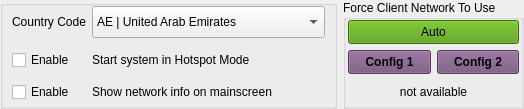
       <widget class="QWidget" name="horizontalWidget" native="true">
        <property name="sizePolicy">
         <sizepolicy hsizetype="Expanding" vsizetype="Fixed">
          <horstretch>0</horstretch>
          <verstretch>0</verstretch>
         </sizepolicy>
        </property>
        <layout class="QHBoxLayout" name="horizontalLayout_17">
         <property name="leftMargin">
          <number>0</number>
         </property>
         <property name="topMargin">
          <number>0</number>
         </property>
         <property name="rightMargin">
          <number>0</number>
         </property>
         <property name="bottomMargin">
          <number>0</number>
         </property>
         <item>
          <widget class="QGroupBox" name="groupBox">
           <property name="sizePolicy">
            <sizepolicy hsizetype="Expanding" vsizetype="Preferred">
             <horstretch>0</horstretch>
             <verstretch>0</verstretch>
            </sizepolicy>
           </property>
           <property name="alignment">
            <set>Qt::AlignLeading|Qt::AlignLeft|Qt::AlignVCenter</set>
           </property>
           <layout class="QHBoxLayout" name="horizontalLayout_16">
            <property name="leftMargin">
             <number>0</number>
            </property>
            <property name="topMargin">
             <number>0</number>
            </property>
            <property name="rightMargin">
             <number>0</number>
            </property>
            <property name="bottomMargin">
             <number>2</number>
            </property>
            <item>
             <widget class="QWidget" name="formWidget" native="true">
              <property name="sizePolicy">
               <sizepolicy hsizetype="Expanding" vsizetype="Preferred">
                <horstretch>0</horstretch>
                <verstretch>0</verstretch>
               </sizepolicy>
              </property>
              <layout class="QFormLayout" name="formLayout_30">
               <property name="topMargin">
                <number>0</number>
               </property>
               <property name="bottomMargin">
                <number>0</number>
               </property>
               <item row="0" column="0">
                <widget class="QLabel" name="labelCountryCode">
                 <property name="minimumSize">
                  <size>
                   <width>0</width>
                   <height>32</height>
                  </size>
                 </property>
                 <property name="maximumSize">
                  <size>
                   <width>16777215</width>
                   <height>32</height>
                  </size>
                 </property>
                 <property name="text">
                  <string>Country Code</string>
                 </property>
                </widget>
               </item>
               <item row="0" column="1">
                <widget class="QComboBox" name="comboBoxCountryCode">
                 <property name="minimumSize">
                  <size>
                   <width>0</width>
                   <height>32</height>
                  </size>
                 </property>
                 <property name="maximumSize">
                  <size>
                   <width>16777215</width>
                   <height>32</height>
                  </size>
                 </property>
                 <property name="styleSheet">
                  <string notr="true">QScrollBar { 
	width: 40px;
	background-color: rgba(85, 87, 83, 0.7);
}</string>
                 </property>
                 <item>
                  <property name="text">
                   <string>AE | United Arab Emirates</string>
                  </property>
                 </item>
                 <item>
                  <property name="text">
                   <string>AR | Argentina</string>
                  </property>
                 </item>
                 <item>
                  <property name="text">
                   <string>AT | Austria</string>
                  </property>
                 </item>
                 <item>
                  <property name="text">
                   <string>AU | Australia</string>
                  </property>
                 </item>
                 <item>
                  <property name="text">
                   <string>BG | Bulgaria</string>
                  </property>
                 </item>
                 <item>
                  <property name="text">
                   <string>BH | Bahrain</string>
                  </property>
                 </item>
                 <item>
                  <property name="text">
                   <string>BM | Bermuda</string>
                  </property>
                 </item>
                 <item>
                  <property name="text">
                   <string>BO | Bolivia</string>
                  </property>
                 </item>
                 <item>
                  <property name="text">
                   <string>BR | Brazil</string>
                  </property>
                 </item>
                 <item>
                  <property name="text">
                   <string>CA | Canada</string>
                  </property>
                 </item>
                 <item>
                  <property name="text">
                   <string>CH | Switzerland</string>
                  </property>
                 </item>
                 <item>
                  <property name="text">
                   <string>CL | Chile</string>
                  </property>
                 </item>
                 <item>
                  <property name="text">
                   <string>CN | China</string>
                  </property>
                 </item>
                 <item>
                  <property name="text">
                   <string>CO | Colombia</string>
                  </property>
                 </item>
                 <item>
                  <property name="text">
                   <string>CR | Costa Rica</string>
                  </property>
                 </item>
                 <item>
                  <property name="text">
                   <string>CS | Serbia and Montenegro</string>
                  </property>
                 </item>
                 <item>
                  <property name="text">
                   <string>CY | Cyprus</string>
                  </property>
                 </item>
                 <item>
                  <property name="text">
                   <string>CZ | Czech Republic</string>
                  </property>
                 </item>
                 <item>
                  <property name="text">
                   <string>DE | Germany</string>
                  </property>
                 </item>
                 <item>
                  <property name="text">
                   <string>DK | Denmark</string>
                  </property>
                 </item>
                 <item>
                  <property name="text">
                   <string>DO | Dominican Republic</string>
                  </property>
                 </item>
                 <item>
                  <property name="text">
                   <string>DZ | Algeria</string>
                  </property>
                 </item>
                 <item>
                  <property name="text">
                   <string>EC | Ecuador</string>
                  </property>
                 </item>
                 <item>
                  <property name="text">
                   <string>EE | Estonia</string>
                  </property>
                 </item>
                 <item>
                  <property name="text">
                   <string>EG | Egypt</string>
                  </property>
                 </item>
                 <item>
                  <property name="text">
                   <string>ES | Spain</string>
                  </property>
                 </item>
                 <item>
                  <property name="text">
                   <string>FI | Finland</string>
                  </property>
                 </item>
                 <item>
                  <property name="text">
                   <string>FR | France</string>
                  </property>
                 </item>
                 <item>
                  <property name="text">
                   <string>GB | United Kingdom</string>
                  </property>
                 </item>
                 <item>
                  <property name="text">
                   <string>GR | Greece</string>
                  </property>
                 </item>
                 <item>
                  <property name="text">
                   <string>GT | Guatemala</string>
                  </property>
                 </item>
                 <item>
                  <property name="text">
                   <string>HK | Hong Kong</string>
                  </property>
                 </item>
                 <item>
                  <property name="text">
                   <string>HN | Honduras</string>
                  </property>
                 </item>
                 <item>
                  <property name="text">
                   <string>ID | Indonesia</string>
                  </property>
                 </item>
                 <item>
                  <property name="text">
                   <string>IE | Ireland</string>
                  </property>
                 </item>
                 <item>
                  <property name="text">
                   <string>IL | Israel</string>
                  </property>
                 </item>
                 <item>
                  <property name="text">
                   <string>IN | India</string>
                  </property>
                 </item>
                 <item>
                  <property name="text">
                   <string>IS | Iceland</string>
                  </property>
                 </item>
                 <item>
                  <property name="text">
                   <string>IT | Italy</string>
                  </property>
                 </item>
                 <item>
                  <property name="text">
                   <string>JM | Jamaica</string>
                  </property>
                 </item>
                 <item>
                  <property name="text">
                   <string>JO | Jordan</string>
                  </property>
                 </item>
                 <item>
                  <property name="text">
                   <string>JP3 | Japan</string>
                  </property>
                 </item>
                 <item>
                  <property name="text">
                   <string>KE | Kenya</string>
                  </property>
                 </item>
                 <item>
                  <property name="text">
                   <string>KR | Republic of Korea (South Korea)</string>
                  </property>
                 </item>
                 <item>
                  <property name="text">
                   <string>KW | Kuwait</string>
                  </property>
                 </item>
                 <item>
                  <property name="text">
                   <string>KW | Kuwait</string>
                  </property>
                 </item>
                 <item>
                  <property name="text">
                   <string>LB | Lebanon</string>
                  </property>
                 </item>
                 <item>
                  <property name="text">
                   <string>LI | Liechtenstein</string>
                  </property>
                 </item>
                 <item>
                  <property name="text">
                   <string>LK | Sri Lanka</string>
                  </property>
                 </item>
                 <item>
                  <property name="text">
                   <string>LT | Lithuania</string>
                  </property>
                 </item>
                 <item>
                  <property name="text">
                   <string>LU | Luxembourg</string>
                  </property>
                 </item>
                 <item>
                  <property name="text">
                   <string>MA | Morocco</string>
                  </property>
                 </item>
                 <item>
                  <property name="text">
                   <string>MU | Mauritius</string>
                  </property>
                 </item>
                 <item>
                  <property name="text">
                   <string>MX | Mexico</string>
                  </property>
                 </item>
                 <item>
                  <property name="text">
                   <string>NL | Netherlands</string>
                  </property>
                 </item>
                 <item>
                  <property name="text">
                   <string>NO | Norway</string>
                  </property>
                 </item>
                 <item>
                  <property name="text">
                   <string>NZ | New Zealand</string>
                  </property>
                 </item>
                 <item>
                  <property name="text">
                   <string>OM | Oman</string>
                  </property>
                 </item>
                 <item>
                  <property name="text">
                   <string>PA | Panama</string>
                  </property>
                 </item>
                 <item>
                  <property name="text">
                   <string>PE | Peru</string>
                  </property>
                 </item>
                 <item>
                  <property name="text">
                   <string>PH | Philippines</string>
                  </property>
                 </item>
                 <item>
                  <property name="text">
                   <string>PK | Islamic Republic of Pakistan</string>
                  </property>
                 </item>
                 <item>
                  <property name="text">
                   <string>PL | Poland</string>
                  </property>
                 </item>
                 <item>
                  <property name="text">
                   <string>PR | Puerto Rico</string>
                  </property>
                 </item>
                 <item>
                  <property name="text">
                   <string>PT | Portugal</string>
                  </property>
                 </item>
                 <item>
                  <property name="text">
                   <string>QA | Qatar</string>
                  </property>
                 </item>
                 <item>
                  <property name="text">
                   <string>RO | Romania</string>
                  </property>
                 </item>
                 <item>
                  <property name="text">
                   <string>RU | Russia</string>
                  </property>
                 </item>
                 <item>
                  <property name="text">
                   <string>SA | Saudi Arabia</string>
                  </property>
                 </item>
                 <item>
                  <property name="text">
                   <string>SG | Singapore</string>
                  </property>
                 </item>
                 <item>
                  <property name="text">
                   <string>SI | Slovenia</string>
                  </property>
                 </item>
                 <item>
                  <property name="text">
                   <string>SK | Slovak Republic</string>
                  </property>
                 </item>
                 <item>
                  <property name="text">
                   <string>SV | El Salvador</string>
                  </property>
                 </item>
                 <item>
                  <property name="text">
                   <string>TH | Thailand</string>
                  </property>
                 </item>
                 <item>
                  <property name="text">
                   <string>TN | Tunisia</string>
                  </property>
                 </item>
                 <item>
                  <property name="text">
                   <string>TR | Turkey</string>
                  </property>
                 </item>
                 <item>
                  <property name="text">
                   <string>TT | Trinidad and Tobago</string>
                  </property>
                 </item>
                 <item>
                  <property name="text">
                   <string>TW | Taiwan</string>
                  </property>
                 </item>
                 <item>
                  <property name="text">
                   <string>UA | Ukraine</string>
                  </property>
                 </item>
                 <item>
                  <property name="text">
                   <string>US | United States</string>
                  </property>
                 </item>
                 <item>
                  <property name="text">
                   <string>UY | Uruguay</string>
                  </property>
                 </item>
                 <item>
                  <property name="text">
                   <string>VE | Venezuela</string>
                  </property>
                 </item>
                 <item>
                  <property name="text">
                   <string>VN | Vietnam</string>
                  </property>
                 </item>
                 <item>
                  <property name="text">
                   <string>ZA | South Africa</string>
                  </property>
                 </item>
                </widget>
               </item>
               <item row="1" column="0">
                <widget class="QCheckBox" name="checkBoxHotspot">
                 <property name="sizePolicy">
                  <sizepolicy hsizetype="Expanding" vsizetype="Fixed">
                   <horstretch>0</horstretch>
                   <verstretch>0</verstretch>
                  </sizepolicy>
                 </property>
                 <property name="minimumSize">
                  <size>
                   <width>0</width>
                   <height>32</height>
                  </size>
                 </property>
                 <property name="maximumSize">
                  <size>
                   <width>16777215</width>
                   <height>32</height>
                  </size>
                 </property>
                 <property name="text">
                  <string>Enable</string>
                 </property>
                </widget>
               </item>
               <item row="1" column="1">
                <widget class="QLabel" name="label_hotspot">
                 <property name="sizePolicy">
                  <sizepolicy hsizetype="Expanding" vsizetype="Fixed">
                   <horstretch>0</horstretch>
                   <verstretch>0</verstretch>
                  </sizepolicy>
                 </property>
                 <property name="minimumSize">
                  <size>
                   <width>0</width>
                   <height>32</height>
                  </size>
                 </property>
                 <property name="maximumSize">
                  <size>
                   <width>16777215</width>
                   <height>32</height>
                  </size>
                 </property>
                 <property name="text">
                  <string>Start system in Hotspot Mode</string>
                 </property>
                 <property name="wordWrap">
                  <bool>true</bool>
                 </property>
                </widget>
               </item>
               <item row="2" column="0">
                <widget class="QCheckBox" name="checkBoxNetworkinfo">
                 <property name="text">
                  <string>Enable</string>
                 </property>
                </widget>
               </item>
               <item row="2" column="1">
                <widget class="QLabel" name="label_hotspotclient">
                 <property name="text">
                  <string>Show network info on mainscreen</string>
                 </property>
                </widget>
               </item>
              </layout>
             </widget>
            </item>
           </layout>
          </widget>
         </item>
         <item>
          <widget class="QWidget" name="verticalWidget" native="true">
           <property name="sizePolicy">
            <sizepolicy hsizetype="Expanding" vsizetype="Preferred">
             <horstretch>0</horstretch>
             <verstretch>0</verstretch>
            </sizepolicy>
           </property>
           <layout class="QVBoxLayout" name="verticalLayout_10">
            <property name="leftMargin">
             <number>0</number>
            </property>
            <property name="topMargin">
             <number>0</number>
            </property>
            <property name="rightMargin">
             <number>0</number>
            </property>
            <property name="bottomMargin">
             <number>0</number>
            </property>
            <item>
             <widget class="QGroupBox" name="groupBoxClientNetwork">
              <property name="sizePolicy">
               <sizepolicy hsizetype="Expanding" vsizetype="Preferred">
                <horstretch>0</horstretch>
                <verstretch>0</verstretch>
               </sizepolicy>
              </property>
              <property name="minimumSize">
               <size>
                <width>0</width>
                <height>80</height>
               </size>
              </property>
              <property name="title">
               <string>Force Client Network To Use</string>
              </property>
              <layout class="QVBoxLayout" name="verticalLayout_11">
               <property name="leftMargin">
                <number>2</number>
               </property>
               <property name="topMargin">
                <number>0</number>
               </property>
               <property name="rightMargin">
                <number>2</number>
               </property>
               <property name="bottomMargin">
                <number>2</number>
               </property>
               <item>
                <widget class="QPushButton" name="pushButtonNetworkAuto">
                 <property name="sizePolicy">
                  <sizepolicy hsizetype="Expanding" vsizetype="Fixed">
                   <horstretch>0</horstretch>
                   <verstretch>0</verstretch>
                  </sizepolicy>
                 </property>
                 <property name="minimumSize">
                  <size>
                   <width>0</width>
                   <height>24</height>
                  </size>
                 </property>
                 <property name="maximumSize">
                  <size>
                   <width>16777215</width>
                   <height>24</height>
                  </size>
                 </property>
                 <property name="styleSheet">
                  <string notr="true">background-color: rgb(78, 154, 6);
outline: none;</string>
                 </property>
                 <property name="text">
                  <string>Auto</string>
                 </property>
                </widget>
               </item>
               <item>
                <widget class="QWidget" name="clientNetworkSelect" native="true">
                 <property name="sizePolicy">
                  <sizepolicy hsizetype="Expanding" vsizetype="Fixed">
                   <horstretch>0</horstretch>
                   <verstretch>0</verstretch>
                  </sizepolicy>
                 </property>
                 <property name="minimumSize">
                  <size>
                   <width>0</width>
                   <height>24</height>
                  </size>
                 </property>
                 <property name="maximumSize">
                  <size>
                   <width>16777215</width>
                   <height>24</height>
                  </size>
                 </property>
                 <layout class="QHBoxLayout" name="horizontalLayout_22">
                  <property name="leftMargin">
                   <number>0</number>
                  </property>
                  <property name="topMargin">
                   <number>0</number>
                  </property>
                  <property name="rightMargin">
                   <number>0</number>
                  </property>
                  <property name="bottomMargin">
                   <number>0</number>
                  </property>
                  <item>
                   <widget class="QPushButton" name="pushButtonNetwork0">
                    <property name="sizePolicy">
                     <sizepolicy hsizetype="Expanding" vsizetype="Fixed">
                      <horstretch>0</horstretch>
                      <verstretch>0</verstretch>
                     </sizepolicy>
                    </property>
                    <property name="minimumSize">
                     <size>
                      <width>0</width>
                      <height>24</height>
                     </size>
                    </property>
                    <property name="maximumSize">
                     <size>
                      <width>16777215</width>
                      <height>24</height>
                     </size>
                    </property>
                    <property name="font">
                     <font>
                      <weight>75</weight>
                      <bold>true</bold>
                     </font>
                    </property>
                    <property name="styleSheet">
                     <string notr="true">background-color: rgb(117, 80, 123);
outline: none;</string>
                    </property>
                    <property name="text">
                     <string>Config 1</string>
                    </property>
                   </widget>
                  </item>
                  <item>
                   <widget class="QPushButton" name="pushButtonNetwork1">
                    <property name="sizePolicy">
                     <sizepolicy hsizetype="Expanding" vsizetype="Fixed">
                      <horstretch>0</horstretch>
                      <verstretch>0</verstretch>
                     </sizepolicy>
                    </property>
                    <property name="minimumSize">
                     <size>
                      <width>0</width>
                      <height>24</height>
                     </size>
                    </property>
                    <property name="maximumSize">
                     <size>
                      <width>16777215</width>
                      <height>24</height>
                     </size>
                    </property>
                    <property name="font">
                     <font>
                      <weight>75</weight>
                      <bold>true</bold>
                     </font>
                    </property>
                    <property name="styleSheet">
                     <string notr="true">background-color: rgb(117, 80, 123);
outline: none;</string>
                    </property>
                    <property name="text">
                     <string>Config 2</string>
                    </property>
                   </widget>
                  </item>
                 </layout>
                </widget>
               </item>
               <item>
                <widget class="QLabel" name="label_notavailable">
                 <property name="sizePolicy">
                  <sizepolicy hsizetype="Expanding" vsizetype="Fixed">
                   <horstretch>0</horstretch>
                   <verstretch>0</verstretch>
                  </sizepolicy>
                 </property>
                 <property name="minimumSize">
                  <size>
                   <width>0</width>
                   <height>24</height>
                  </size>
                 </property>
                 <property name="maximumSize">
                  <size>
                   <width>16777215</width>
                   <height>24</height>
                  </size>
                 </property>
                 <property name="text">
                  <string>not available</string>
                 </property>
                 <property name="alignment">
                  <set>Qt::AlignCenter</set>
                 </property>
                </widget>
               </item>
              </layout>
             </widget>
            </item>
           </layout>
          </widget>
         </item>
        </layout>
       </widget>
